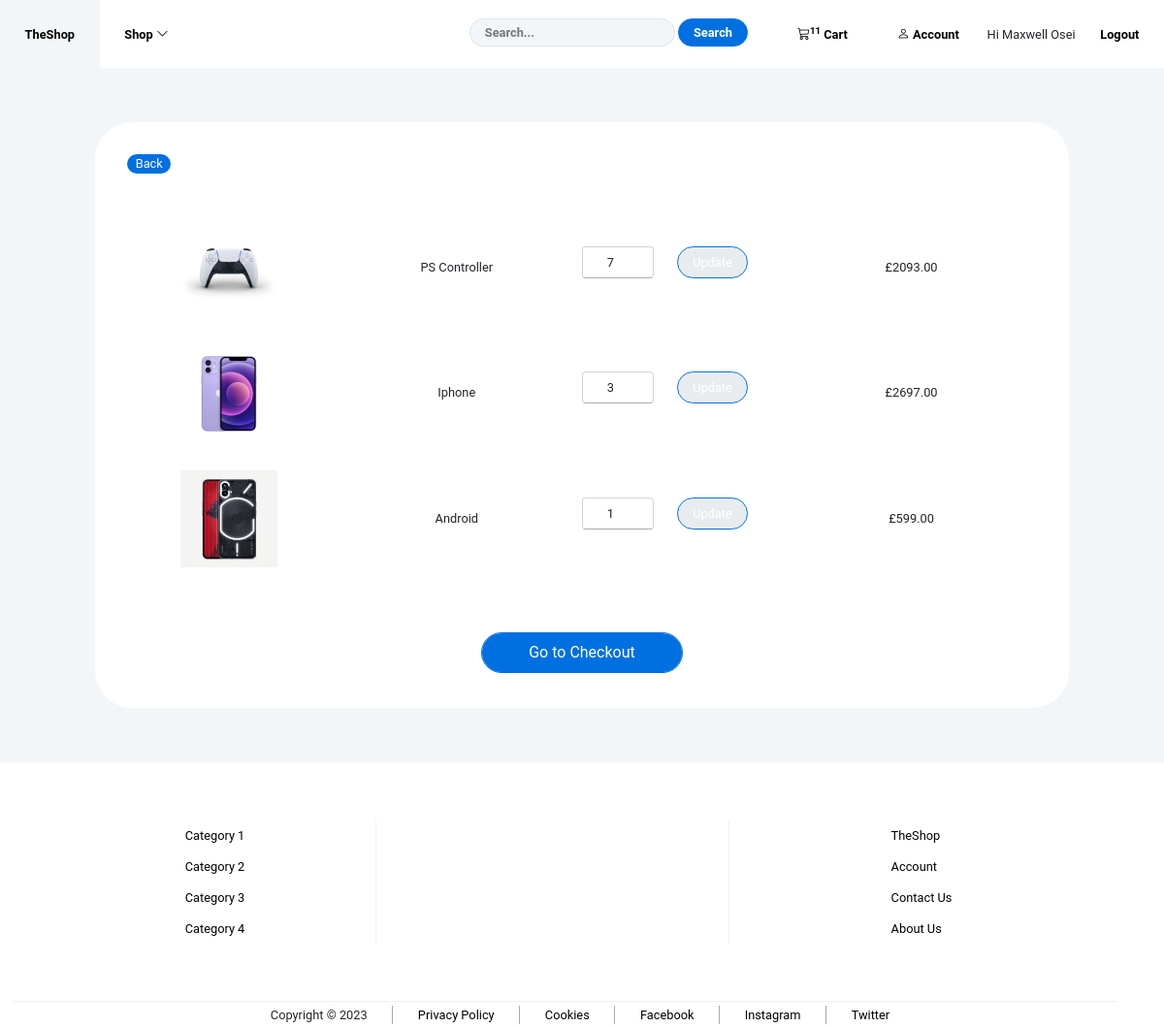
The app's page /order/cart/ (signed in) with its own data.
### userauth/models.py (models this page shows, shortened)
class Customer(AbstractBaseUser, PermissionsMixin):
    name = models.CharField(_('First and last name'), max_length=250)
    email = models.EmailField(_('email address'), unique=True)
    is_staff = models.BooleanField(default=False)
    is_active = models.BooleanField(default=True)
    date_joined = models.DateTimeField(default=timezone.now)
    USERNAME_FIELD = 'email'
    REQUIRED_FIELDS = ['name']
    objects = CustomUserManager()

### order/models.py (models this page shows, shortened)
class OrderItem(models.Model):
    product = models.ForeignKey(Product, on_delete=models.SET_NULL, null=True)
    user = models.ForeignKey(settings.AUTH_USER_MODEL, on_delete=models.SET_NULL, null=True)
    is_ordered = models.BooleanField(default=False)
    quantity = models.IntegerField(default=1)
    date_added = models.DateTimeField(auto_now=True)

### shop/models.py (models this page shows)
class Product(models.Model):
    product = models.CharField(max_length=250)
    price = models.DecimalField(decimal_places=2, max_digits=6)
    quantity = models.IntegerField(default=0)
    image = models.ImageField(null=True, blank=True)
    categories = (
        ('1', 'Category 1'),
        ('2', 'Category 2'),
        ('3', 'Category 3'),
        ('4', 'Category 4')
    )
    category = models.CharField(max_length=20, choices=categories)
    def __str__(self):
        return self.product

### order/views.py (the view)
# urls.py: path('cart/', views.cart, name='cart'),
def cart(request):
    cart_template = loader.get_template('order/cart.html')
    order_items = OrderItem.objects.filter(user=request.user, is_ordered=False)
    context ={
        'order_items':order_items,
    }
    return HttpResponse(cart_template.render(context, request))

### shop/templatetags/cart_template_tags.py (called while the page is built)
@register.filter
def get_cart_count(user):
    if user.is_authenticated:
        order_items = OrderItem.objects.filter(user=user, is_ordered=False)
        total_quantity = 0
        if order_items.exists():
            for item in order_items:
                total_quantity += item.quantity
            return total_quantity
    return 0

### order/templates/order/cart.html (shortened to what this page needs)
{% extends 'shop/base.html' %}
{% load static %}
{% load mathfilters %}
{% block header_links %}
    <link rel="stylesheet" href="{% static 'css/cart_checkout.css' %}">
    <link rel="stylesheet" href="{% static 'css/product_detail.css' %}">
{% endblock header_links %}
{% block menu %}
    {% include 'shop/nav.html' %}
{% endblock menu %}
{% block content %}
    <div class="container">
        <div class="product_detail_section">
            <div class="row">
                <div class="col-md-1">
                    <a href="#" class="back_to_products" onclick="history.back()">Back</a>
                </div>
            </div>
            {% for order in order_items %}
            <form action="{% url 'update-cart' order.product.id %}" method="post" id="{{ order.product.id}}" class="cart-update-form">
                <div class="row">
                    <div class="row cart_item">
                        <div class="col-md-3">
                            <img src="{{ order.product.image.url }}" alt="{{ order.product }}" class="img-fluid cart_product_img" width=100 height=100>
                        </div>
                        <div class="col-md-3">
                            <p> {{ order.product }}</p>
                        </div>
                        <div class="col-md-3">
                            <div class="row">
                                <div class="col-md-5">
                                    <input type="number" min=0 max=10 value="{{order.quantity}}" class="form-control cart-value-form-input" oninput="validity.valid||(value='');" onchange="activateUpdate({{order.product.id}});" id="update-quantity" name="update-quantity"/>
                                </div>
                                <div class="col-md-5">
                                    <input class="form-control viewcart_btn cart-value-form-input cart-update" id="{{order.product.id}}" type="submit" value="Update" disabled="true" />
                                </div>
                            </div>
                        </div>
                        <div class="col-md-3">
                            <p> £{{ order.quantity|mul:order.product.price }}</p>
                        </div>
                    </div>
                </div>
            </form>
            {% endfor %}
            <div class="row cart_item">
                <div class="col-md-12 checkout_btn_div">
                    <a href="{% url 'checkout' %}"><button class="form-control viewcart_btn checkout_btn">Go to Checkout</button></a>
                </div>
            </div>
        </div>
    </div>
{% endblock content %}
{% block footer %}
{% include 'shop/footer.html' %}
{% endblock footer %}

### shop/templates/shop/nav.html (shortened to what this page needs)
{% load static %}
{% load cart_template_tags %}
<link rel="stylesheet" href="{% static 'css/nav_css.css' %}">
<nav role="navigation" id="top_nav">
    <ul id="top_nav_ul" class="clearfix">
        <li><a href="{% url 'index' %}">TheShop</a></li>
        <li id="shop_categories"><a href="javascript:void(0)" id="category_btn">Shop  <i class="bi bi-chevron-down"></i></a>
        </li>
        {% if user.is_authenticated %}
            <li>
                <a href="{% url 'account' %}"><i class="bi bi-person"></i> <span class="acc_cart_text">Account</span></a>
                <span>Hi {{ user.name }}<a href="{% url 'logout' %}">Logout</a></span>
            </li>
        {% else %}
            <li><a href="{% url 'login' %}"><i class="bi bi-person"></i> <span class="acc_cart_text">Login</span></a></li>
        {% endif %}
        <li><a href="{% url 'cart' %}"><i class="bi bi-cart3"></i><sup>{{request.user|get_cart_count}}</sup> <span class="acc_cart_text">Cart</span></a></li>
        <li class="li_search">
            <form action="get" id="search_form">
                <input type="text" placeholder="Search...">
                <input type="submit" value="Search">
            </form>
        </li>
    </ul>
</nav>

### static/css/main.css (style rules this page uses)
* { margin: 0; padding: 0; }
body { font-family: Roboto, sans-serif; font-size: 0.8em; background-color: #F3F6F9; margin: 0; padding: 0; }

### static/css/cart_checkout.css (style rules this page uses)
a { text-decoration: none; }
.cart_item { border-bottom: 1px solid #e4e7ea; text-align: center; margin-bottom: 0.2em; line-height: 100px; height: 110px; }
.cart_item:nth-last-child(2), :last-child { border-bottom: none; }
.cart-value-form-input { font-size: 1em; text-align: center; margin-top: 2.2em; border-bottom: 1px solid #adabab; }
.cart_item:last-child { height: 80px; }
.checkout_btn_div { margin: 0 auto; width: auto; margin-top: 3em; }
.checkout_btn { padding: 0.5em 3em; }

### static/css/product_detail.css (style rules this page uses)
a { text-decoration: none; }
.product_detail_section { background-color: #fff; margin: 5%; padding: 3%; border-radius: 3em; -ms-border-radius: 3em; -moz-border-radius: 3em; -webkit-border-radius: 3em; -o-border-radius: 3em; }
.viewcart_btn { color: #fff; background-color: #0070E0; border-radius: 3em; -ms-border-radius: 3em; -moz-border-radius: 3em; -webkit-border-radius: 3em; -o-border-radius: 3em; border: 1px solid #0070E0; }
.back_to_products { text-decoration: none; background-color: #0070E0; color: #fff; padding: 4% 15%; border-radius: 3em; -ms-border-radius: 3em; -moz-border-radius: 3em; -webkit-border-radius: 3em; -o-border-radius: 3em; }

### static/css/nav_css.css (style rules this page uses)
#top_nav ul { width: 100%; top: 0; list-style-type: none; margin: 0; padding: 0; background-color: #FFF; }
#top_nav ul li { float: left; }
#top_nav ul li:nth-last-child(-n+3) { float: right; }
#top_nav ul li a { text-decoration: none; display: inline-block; text-align: center; padding: 2em 2em; font-weight: bold; color: #000; }
#top_nav ul #search_form { margin: 1.5em 2em 0 0; }
#top_nav ul #search_form input { border-radius: 20px; -ms-border-radius: 20px; -moz-border-radius: 20px; -webkit-border-radius: 20px; -o-border-radius: 20px; padding: 4px 15px; border: 1px #E0E3E7 solid; background-color: #F3F6F9; color: #0070E0; font-weight: bold; }
#top_nav ul li #search_form input[type=submit] { color: #FFF; background-color: #0070E0; border: 1px #0070E0 solid; font-family: Roboto, sans-serif; }

### static/css/footer.css (style rules this page uses)
div.row { padding-bottom: 5%; }

### records on screen
Customer: name "Maxwell Osei", user|get_cart_count "11"
OrderItem: product.image (picture), product "PS Controller", update-quantity "7", quantity|mul "2093.00"
OrderItem: product.image (picture), product "Iphone", update-quantity "3", quantity|mul "2697.00"
OrderItem: product.image (picture), product "Android", update-quantity "1", quantity|mul "599.00"
